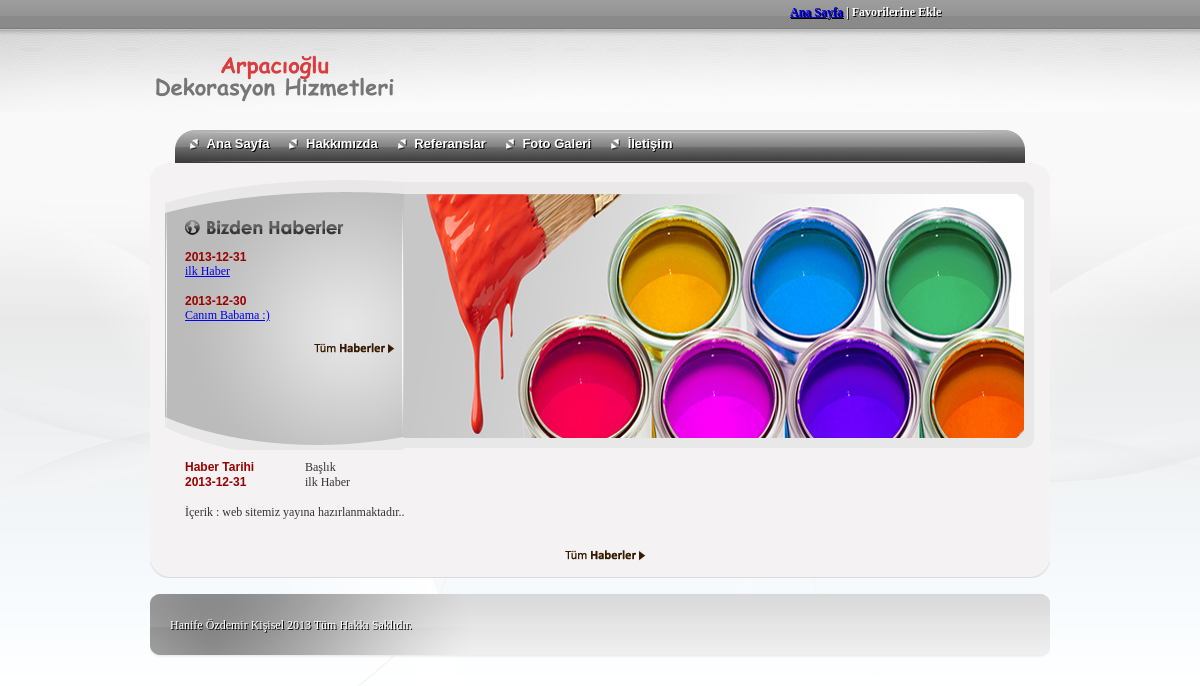
Screenshot of /haberdetay.php?id=1 with the database file from the repository.
### tables this page shows
CREATE TABLE IF NOT EXISTS `haberler` (
  `id` int(10) NOT NULL AUTO_INCREMENT,
  `baslik` text NOT NULL,
  `icerik` varchar(9000) NOT NULL,
  `tarih` date NOT NULL,
  `onay` int(2) NOT NULL,
  KEY `id` (`id`)
);

### haberdetay.php (the view, shortened to what this page needs)
<html xmlns="http://www.w3.org/1999/xhtml">
<head>
<link href="hanife.css" rel="stylesheet" type="text/css" />
</head>
<body>
<div id="ana">
  <div id="ustmenu"><a href="index.php">Ana Sayfa</a>  |  Favorilerine Ekle</div>
  <div id="logo"><a href="index.php"><img src="images/logo.png" width="250" height="75" /></a></div>
  <div id="menualani">  <div id="menustil"><ul>
										<li><a href="index.php" ><img src="images/isareti.png" border="0" align="left"/>&nbsp;Ana Sayfa</a> </li>
                                        <li><a href="hakkimizda.php" ><img src="images/isareti.png" border="0" align="left"/>&nbsp;Hakkımızda</a> </li>
                                        <li><a href="referanslar.php" ><img src="images/isareti.png" border="0" align="left"/>&nbsp;Referanslar</a> </li>
                                        <li><a href="fotogaleri.php" ><img src="images/isareti.png" border="0" align="left"/>&nbsp;Foto Galeri</a> </li>
                                       <li><a href="iletisim.php" ><img src="images/isareti.png" border="0" align="left"/>&nbsp;İletişim</a> </li>
  </ul></div></div>
  <div id="icust"></div>
  <div id="icorta">
  <div id="bizdenhaberler">
    <div id="bizdenic"></div>
   	<? include("baglan.php");
	$sql="select * from haberler ORDER BY  tarih DESC limit 2 ";
	$habersql=mysql_query($sql);
	while($haber=mysql_fetch_array($habersql))
	{
	?>
        <div id="habericerikyazi" style="color:#990000; font-family:Arial, Helvetica, sans-serif; margin-top:15px; font-weight:bold;"><?=$haber["tarih"];?></div>
    <div id="habericerikyazi"><a href="haberdetay.php?id=<?=$haber["id"];?>"><?=$haber["baslik"];?></a></div>
    <?}?>
    <div align="right" style="width:230px; margin-bottom:10px; margin-top:20px; float:left; margin-right:10px;"><a href="haberler.php"><img src="images/tumhaberler.png" width="81" height="11" /></a></div>
  </div>
  <div id="banner"><img src="images/banner_03.png" /></div>
  <div id="icyazi">
   <div style="width:850px;"><div id="habericerikyazi" style="color:#990000; font-family:Arial, Helvetica, sans-serif; font-weight:bold;width:80px;">Haber Tarihi</div>
    <div id="habericerikyazi" style="width:650px; float:left;">Başlık</div></div>
   	<?
	$haberid=$_GET['id'];
	$sql="select * from haberler where id=$haberid ";
	$habersql=mysql_query($sql);
	while($haber=mysql_fetch_array($habersql))
	{
	?>
       <div style="width:850px;">
	   <div id="habericerikyazi" style="color:#990000; font-family:Arial, Helvetica, sans-serif; font-weight:bold;width:80px;"><?=$haber["tarih"];?></div>
    <div id="habericerikyazi" style="width:650px; float:left;"><?=$haber["baslik"];?> </div>
	<div id="habericerikyazi" style="width:650px;"><br>İçerik : <?=$haber["icerik"]; ?></div>
	</div><div style="clear:both;"></div>
    <?}?>
	<br><br><center><a href="haberler.php"><img src="images/tumhaberler.png" width="81" height="11" /></a></center>
  </div>
  </div>
  <div id="icalt"></div>
  <div id="alt"><div id="altyazi">Hanife Özdemir Kişisel 2013 Tüm Hakkı Saklıdır.</div></div>
</div>
</body>
</html>

### hanife.css (style rules this page uses)
body { margin:0px; background-color: #FFFFFF; background-image: url(images/bg.png); background-repeat: repeat-x; }
#ustmenu { font-family: "Trebuchet MS"; font-size: 12px; color: #FFFFFF; float: left; width: 260px; margin-left: 640px; font-weight: bold; margin-top: 5px; margin-bottom: 5px; text-shadow:#000000 1px 1px 0px; }
#logo { float: left; height: 75px; width: 250px; margin-top: 15px; margin-bottom: 15px; margin-right: 650px; }
#bizdenhaberler { background-image: url(images/banner_01.png); background-repeat: no-repeat; float: left; height: 270px; width: 238px; margin-left: 10px; }
#menualani { background-image: url(images/menubg.png); background-repeat: no-repeat; float: left; height: 33px; width: 900px; }
#icust { background-image: url(images/icsayfa_01.png); background-repeat: no-repeat; float: left; height: 17px; width: 900px; }
#icorta { background-image: url(images/icsayfa_03.png); background-repeat: repeat-y; float: left; width: 890px; padding-right: 5px; padding-left:5px; }
#banner { float: left; height: 270px; width: 632px; }
#icalt { background-image: url(images/icsayfa_05.png); background-repeat: no-repeat; float: left; height: 17px; width: 900px; }
#alt { background-image: url(images/altbg.png); background-repeat: no-repeat; float: left; height: 65px; width: 900px; margin-top: 15px; }
#bizdenic { background-image: url(images/bizdenhaberler.png); background-repeat: no-repeat; float: left; height: 15px; width: 200px; margin-top: 40px; margin-left: 20px; margin-right: 18px; }
#icyazi { font-family: "Trebuchet MS"; font-size: 12px; color: #333333; float: left; width: 880px; padding:10px; padding-bottom:0px; }
#ana { width: 900px; margin-right: auto; margin-left: auto; }
#menustil ul { margin: 0; height:33px; margin-left:30px; width:900px; padding-left:0px; font: bold 13px Arial; }
#menustil ul li { display: inline; width:900px; margin:0px; }
#menustil ul li a { float: left; color: white; padding-left:10px; padding-right:10px; line-height:28px; text-decoration: none; text-shadow:#000000 1px 1px 0px; }
#habericerikyazi { float: left; width: 200px; margin-left: 20px; margin-right:20px; font-family:"Trebuchet MS"; color:#343434; font-size:12px; }
#altyazi { font-family: "Trebuchet MS"; font-size: 12px; color:#FFFFFF; float: left; width: 300px; margin-top: 25px; margin-left: 20px; text-shadow:#000000 1px 1px 0px; }

### rows the page displays
haberler: tarih "2013-12-31", baslik "ilk Haber", icerik "web sitemiz yayına hazırlanmaktadır.."
haberler: tarih "2013-12-30", baslik "Canım Babama :)"
